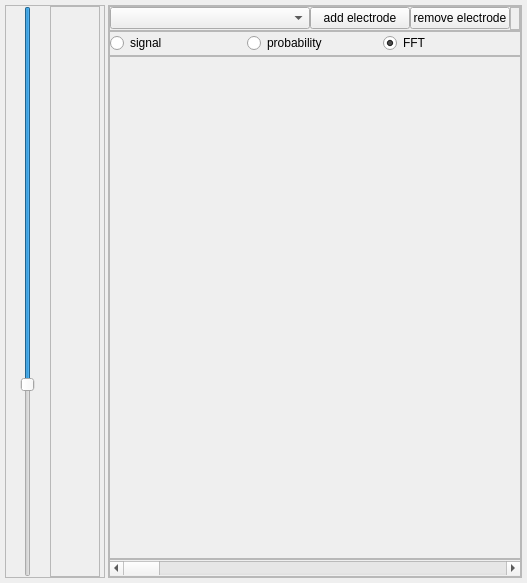
<?xml version="1.0" encoding="UTF-8"?>
<ui version="4.0">
 <class>DriveWidget</class>
 <widget class="QDockWidget" name="DriveWidget">
  <property name="geometry">
   <rect>
    <x>0</x>
    <y>0</y>
    <width>527</width>
    <height>583</height>
   </rect>
  </property>
  <property name="allowedAreas">
   <set>Qt::NoDockWidgetArea</set>
  </property>
  <property name="windowTitle">
   <string>Drive Tool</string>
  </property>
  <widget class="QWidget" name="dockWidgetContents">
   <layout class="QHBoxLayout" name="horizontalLayout">
    <property name="spacing">
     <number>3</number>
    </property>
    <property name="leftMargin">
     <number>5</number>
    </property>
    <property name="topMargin">
     <number>5</number>
    </property>
    <property name="rightMargin">
     <number>5</number>
    </property>
    <property name="bottomMargin">
     <number>5</number>
    </property>
    <item>
     <widget class="QFrame" name="frame">
      <property name="minimumSize">
       <size>
        <width>100</width>
        <height>0</height>
       </size>
      </property>
      <property name="maximumSize">
       <size>
        <width>100</width>
        <height>16777215</height>
       </size>
      </property>
      <property name="frameShape">
       <enum>QFrame::StyledPanel</enum>
      </property>
      <property name="frameShadow">
       <enum>QFrame::Raised</enum>
      </property>
      <layout class="QHBoxLayout" name="horizontalLayout_2">
       <property name="spacing">
        <number>0</number>
       </property>
       <property name="leftMargin">
        <number>0</number>
       </property>
       <property name="topMargin">
        <number>0</number>
       </property>
       <property name="rightMargin">
        <number>0</number>
       </property>
       <property name="bottomMargin">
        <number>0</number>
       </property>
       <item>
        <widget class="QSlider" name="depthSelector">
         <property name="maximumSize">
          <size>
           <width>40</width>
           <height>16777215</height>
          </size>
         </property>
         <property name="minimum">
          <number>-10</number>
         </property>
         <property name="maximum">
          <number>5</number>
         </property>
         <property name="orientation">
          <enum>Qt::Vertical</enum>
         </property>
         <property name="invertedAppearance">
          <bool>true</bool>
         </property>
        </widget>
       </item>
       <item>
        <widget class="QFrame" name="frame_3">
         <property name="maximumSize">
          <size>
           <width>50</width>
           <height>16777215</height>
          </size>
         </property>
         <property name="frameShape">
          <enum>QFrame::StyledPanel</enum>
         </property>
         <property name="frameShadow">
          <enum>QFrame::Raised</enum>
         </property>
        </widget>
       </item>
      </layout>
     </widget>
    </item>
    <item>
     <widget class="QFrame" name="frame_2">
      <property name="frameShape">
       <enum>QFrame::StyledPanel</enum>
      </property>
      <property name="frameShadow">
       <enum>QFrame::Raised</enum>
      </property>
      <layout class="QVBoxLayout" name="verticalLayout">
       <property name="spacing">
        <number>0</number>
       </property>
       <property name="leftMargin">
        <number>0</number>
       </property>
       <property name="topMargin">
        <number>0</number>
       </property>
       <property name="rightMargin">
        <number>0</number>
       </property>
       <property name="bottomMargin">
        <number>0</number>
       </property>
       <item>
        <widget class="QFrame" name="selectPanel">
         <property name="minimumSize">
          <size>
           <width>0</width>
           <height>25</height>
          </size>
         </property>
         <property name="maximumSize">
          <size>
           <width>16777215</width>
           <height>25</height>
          </size>
         </property>
         <property name="autoFillBackground">
          <bool>false</bool>
         </property>
         <property name="frameShape">
          <enum>QFrame::StyledPanel</enum>
         </property>
         <property name="frameShadow">
          <enum>QFrame::Raised</enum>
         </property>
         <layout class="QHBoxLayout" name="horizontalLayout_7">
          <property name="spacing">
           <number>0</number>
          </property>
          <property name="leftMargin">
           <number>0</number>
          </property>
          <property name="topMargin">
           <number>0</number>
          </property>
          <property name="rightMargin">
           <number>0</number>
          </property>
          <property name="bottomMargin">
           <number>0</number>
          </property>
          <item>
           <widget class="QComboBox" name="electrodeSelection">
            <property name="minimumSize">
             <size>
              <width>200</width>
              <height>0</height>
             </size>
            </property>
            <property name="maximumSize">
             <size>
              <width>200</width>
              <height>16777215</height>
             </size>
            </property>
           </widget>
          </item>
          <item>
           <widget class="QPushButton" name="addElectrode">
            <property name="minimumSize">
             <size>
              <width>100</width>
              <height>0</height>
             </size>
            </property>
            <property name="maximumSize">
             <size>
              <width>100</width>
              <height>16777215</height>
             </size>
            </property>
            <property name="text">
             <string>add electrode</string>
            </property>
           </widget>
          </item>
          <item>
           <widget class="QPushButton" name="removeButton">
            <property name="minimumSize">
             <size>
              <width>100</width>
              <height>0</height>
             </size>
            </property>
            <property name="maximumSize">
             <size>
              <width>100</width>
              <height>16777215</height>
             </size>
            </property>
            <property name="text">
             <string>remove electrode</string>
            </property>
           </widget>
          </item>
          <item>
           <widget class="QFrame" name="frame_5">
            <property name="frameShape">
             <enum>QFrame::StyledPanel</enum>
            </property>
            <property name="frameShadow">
             <enum>QFrame::Raised</enum>
            </property>
           </widget>
          </item>
         </layout>
        </widget>
       </item>
       <item>
        <widget class="QFrame" name="frame_4">
         <property name="minimumSize">
          <size>
           <width>0</width>
           <height>25</height>
          </size>
         </property>
         <property name="maximumSize">
          <size>
           <width>16777215</width>
           <height>25</height>
          </size>
         </property>
         <property name="frameShape">
          <enum>QFrame::StyledPanel</enum>
         </property>
         <property name="frameShadow">
          <enum>QFrame::Raised</enum>
         </property>
         <layout class="QHBoxLayout" name="horizontalLayout_5">
          <property name="spacing">
           <number>0</number>
          </property>
          <property name="leftMargin">
           <number>0</number>
          </property>
          <property name="topMargin">
           <number>0</number>
          </property>
          <property name="rightMargin">
           <number>0</number>
          </property>
          <property name="bottomMargin">
           <number>0</number>
          </property>
          <item>
           <widget class="QRadioButton" name="sginalButton">
            <property name="text">
             <string>signal</string>
            </property>
           </widget>
          </item>
          <item>
           <widget class="QRadioButton" name="probabilityButton">
            <property name="text">
             <string>probability</string>
            </property>
           </widget>
          </item>
          <item>
           <widget class="QRadioButton" name="fftButton">
            <property name="text">
             <string>FFT</string>
            </property>
            <property name="checked">
             <bool>true</bool>
            </property>
           </widget>
          </item>
         </layout>
        </widget>
       </item>
       <item>
        <widget class="QFrame" name="dataPanel">
         <property name="frameShape">
          <enum>QFrame::StyledPanel</enum>
         </property>
         <property name="frameShadow">
          <enum>QFrame::Raised</enum>
         </property>
         <layout class="QHBoxLayout" name="horizontalLayout_3">
          <property name="spacing">
           <number>2</number>
          </property>
          <property name="leftMargin">
           <number>2</number>
          </property>
          <property name="topMargin">
           <number>2</number>
          </property>
          <property name="rightMargin">
           <number>2</number>
          </property>
          <property name="bottomMargin">
           <number>2</number>
          </property>
         </layout>
        </widget>
       </item>
       <item>
        <widget class="QFrame" name="scrollPanel">
         <property name="minimumSize">
          <size>
           <width>0</width>
           <height>17</height>
          </size>
         </property>
         <property name="maximumSize">
          <size>
           <width>16777215</width>
           <height>18</height>
          </size>
         </property>
         <property name="frameShape">
          <enum>QFrame::StyledPanel</enum>
         </property>
         <property name="frameShadow">
          <enum>QFrame::Raised</enum>
         </property>
         <layout class="QHBoxLayout" name="horizontalLayout_4">
          <property name="spacing">
           <number>0</number>
          </property>
          <property name="leftMargin">
           <number>0</number>
          </property>
          <property name="topMargin">
           <number>0</number>
          </property>
          <property name="rightMargin">
           <number>0</number>
          </property>
          <property name="bottomMargin">
           <number>0</number>
          </property>
          <item>
           <widget class="QScrollBar" name="horizontalScrollBar">
            <property name="orientation">
             <enum>Qt::Horizontal</enum>
            </property>
           </widget>
          </item>
         </layout>
        </widget>
       </item>
      </layout>
     </widget>
    </item>
   </layout>
  </widget>
 </widget>
 <resources/>
 <connections/>
</ui>
